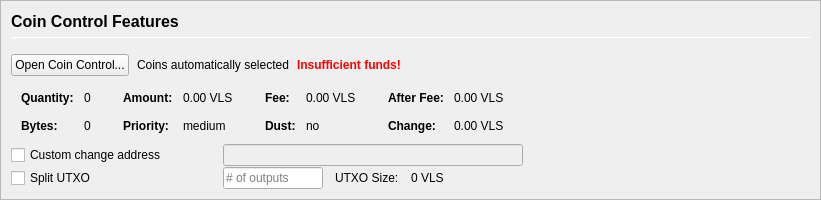
         <widget class="QFrame" name="frameCoinControl">
          <property name="sizePolicy">
           <sizepolicy hsizetype="Expanding" vsizetype="Expanding">
            <horstretch>0</horstretch>
            <verstretch>0</verstretch>
           </sizepolicy>
          </property>
          <property name="maximumSize">
           <size>
            <width>16777215</width>
            <height>16777215</height>
           </size>
          </property>
          <property name="frameShape">
           <enum>QFrame::StyledPanel</enum>
          </property>
          <property name="frameShadow">
           <enum>QFrame::Sunken</enum>
          </property>
          <layout class="QVBoxLayout" name="verticalLayoutCoinControl2">
           <property name="spacing">
            <number>0</number>
           </property>
           <property name="leftMargin">
            <number>0</number>
           </property>
           <property name="topMargin">
            <number>0</number>
           </property>
           <property name="rightMargin">
            <number>0</number>
           </property>
           <property name="bottomMargin">
            <number>0</number>
           </property>
           <item>
            <widget class="QFrame" name="frameCoinControl_BG">
             <layout class="QVBoxLayout" name="verticalLayoutCoinControl" stretch="0,0,0,0,0,0">
              <property name="spacing">
               <number>1</number>
              </property>
              <property name="leftMargin">
               <number>10</number>
              </property>
              <property name="topMargin">
               <number>10</number>
              </property>
              <item>
               <layout class="QHBoxLayout" name="horizontalLayoutCoinControl1">
                <property name="bottomMargin">
                 <number>15</number>
                </property>
                <item>
                 <layout class="QVBoxLayout" name="verticalLayout_3">
                  <property name="spacing">
                   <number>6</number>
                  </property>
                  <item>
                   <widget class="QLabel" name="labelCoinControlFeatures">
                    <property name="sizePolicy">
                     <sizepolicy hsizetype="Preferred" vsizetype="Maximum">
                      <horstretch>0</horstretch>
                      <verstretch>0</verstretch>
                     </sizepolicy>
                    </property>
                    <property name="minimumSize">
                     <size>
                      <width>0</width>
                      <height>20</height>
                     </size>
                    </property>
                    <property name="font">
                     <font>
                      <pointsize>12</pointsize>
                      <weight>75</weight>
                      <bold>true</bold>
                     </font>
                    </property>
                    <property name="styleSheet">
                     <string notr="true">font-weight:bold;</string>
                    </property>
                    <property name="text">
                     <string>Coin Control Features</string>
                    </property>
                   </widget>
                  </item>
                  <item>
                   <widget class="Line" name="line">
                    <property name="minimumSize">
                     <size>
                      <width>0</width>
                      <height>1</height>
                     </size>
                    </property>
                    <property name="maximumSize">
                     <size>
                      <width>16777215</width>
                      <height>1</height>
                     </size>
                    </property>
                    <property name="orientation">
                     <enum>Qt::Horizontal</enum>
                    </property>
                   </widget>
                  </item>
                 </layout>
                </item>
               </layout>
              </item>
              <item>
               <layout class="QHBoxLayout" name="horizontalLayoutCoinControl2" stretch="0,0,0,0">
                <property name="spacing">
                 <number>8</number>
                </property>
                <property name="bottomMargin">
                 <number>10</number>
                </property>
                <item>
                 <widget class="QPushButton" name="pushButtonCoinControl">
                  <property name="styleSheet">
                   <string notr="true"/>
                  </property>
                  <property name="text">
                   <string>Open Coin Control...</string>
                  </property>
                  <property name="autoDefault">
                   <bool>false</bool>
                  </property>
                 </widget>
                </item>
                <item>
                 <widget class="QLabel" name="labelCoinControlAutomaticallySelected">
                  <property name="text">
                   <string>Coins automatically selected</string>
                  </property>
                  <property name="margin">
                   <number>5</number>
                  </property>
                 </widget>
                </item>
                <item>
                 <widget class="QLabel" name="labelCoinControlInsuffFunds">
                  <property name="font">
                   <font>
                    <weight>75</weight>
                    <bold>true</bold>
                   </font>
                  </property>
                  <property name="styleSheet">
                   <string notr="true">color:red;font-weight:bold;</string>
                  </property>
                  <property name="text">
                   <string>Insufficient funds!</string>
                  </property>
                  <property name="margin">
                   <number>5</number>
                  </property>
                 </widget>
                </item>
                <item>
                 <spacer name="horizontalSpacerCoinControl">
                  <property name="orientation">
                   <enum>Qt::Horizontal</enum>
                  </property>
                  <property name="sizeHint" stdset="0">
                   <size>
                    <width>40</width>
                    <height>1</height>
                   </size>
                  </property>
                 </spacer>
                </item>
               </layout>
              </item>
              <item>
               <widget class="QWidget" name="widgetCoinControl" native="true">
                <property name="sizePolicy">
                 <sizepolicy hsizetype="Preferred" vsizetype="Preferred">
                  <horstretch>0</horstretch>
                  <verstretch>0</verstretch>
                 </sizepolicy>
                </property>
                <property name="minimumSize">
                 <size>
                  <width>0</width>
                  <height>0</height>
                 </size>
                </property>
                <property name="styleSheet">
                 <string notr="true"/>
                </property>
                <layout class="QHBoxLayout" name="horizontalLayoutCoinControl5">
                 <property name="leftMargin">
                  <number>0</number>
                 </property>
                 <property name="topMargin">
                  <number>0</number>
                 </property>
                 <property name="rightMargin">
                  <number>0</number>
                 </property>
                 <property name="bottomMargin">
                  <number>0</number>
                 </property>
                 <item>
                  <layout class="QHBoxLayout" name="horizontalLayoutCoinControl3" stretch="0,0,0,1">
                   <property name="spacing">
                    <number>20</number>
                   </property>
                   <property name="topMargin">
                    <number>0</number>
                   </property>
                   <property name="bottomMargin">
                    <number>10</number>
                   </property>
                   <item>
                    <layout class="QFormLayout" name="formLayoutCoinControl1">
                     <property name="horizontalSpacing">
                      <number>10</number>
                     </property>
                     <property name="verticalSpacing">
                      <number>14</number>
                     </property>
                     <property name="leftMargin">
                      <number>10</number>
                     </property>
                     <property name="topMargin">
                      <number>4</number>
                     </property>
                     <property name="rightMargin">
                      <number>6</number>
                     </property>
                     <item row="0" column="0">
                      <widget class="QLabel" name="labelCoinControlQuantityText">
                       <property name="font">
                        <font>
                         <weight>75</weight>
                         <bold>true</bold>
                        </font>
                       </property>
                       <property name="text">
                        <string>Quantity:</string>
                       </property>
                       <property name="margin">
                        <number>0</number>
                       </property>
                      </widget>
                     </item>
                     <item row="0" column="1">
                      <widget class="QLabel" name="labelCoinControlQuantity">
                       <property name="cursor">
                        <cursorShape>IBeamCursor</cursorShape>
                       </property>
                       <property name="contextMenuPolicy">
                        <enum>Qt::ActionsContextMenu</enum>
                       </property>
                       <property name="text">
                        <string notr="true">0</string>
                       </property>
                       <property name="margin">
                        <number>0</number>
                       </property>
                       <property name="textInteractionFlags">
                        <set>Qt::LinksAccessibleByMouse|Qt::TextSelectableByKeyboard|Qt::TextSelectableByMouse</set>
                       </property>
                      </widget>
                     </item>
                     <item row="1" column="0">
                      <widget class="QLabel" name="labelCoinControlBytesText">
                       <property name="font">
                        <font>
                         <weight>75</weight>
                         <bold>true</bold>
                        </font>
                       </property>
                       <property name="text">
                        <string>Bytes:</string>
                       </property>
                      </widget>
                     </item>
                     <item row="1" column="1">
                      <widget class="QLabel" name="labelCoinControlBytes">
                       <property name="cursor">
                        <cursorShape>IBeamCursor</cursorShape>
                       </property>
                       <property name="contextMenuPolicy">
                        <enum>Qt::ActionsContextMenu</enum>
                       </property>
                       <property name="text">
                        <string notr="true">0</string>
                       </property>
                       <property name="textInteractionFlags">
                        <set>Qt::LinksAccessibleByMouse|Qt::TextSelectableByKeyboard|Qt::TextSelectableByMouse</set>
                       </property>
                      </widget>
                     </item>
                    </layout>
                   </item>
                   <item>
                    <layout class="QFormLayout" name="formLayoutCoinControl2">
                     <property name="horizontalSpacing">
                      <number>10</number>
                     </property>
                     <property name="verticalSpacing">
                      <number>14</number>
                     </property>
                     <property name="leftMargin">
                      <number>6</number>
                     </property>
                     <property name="topMargin">
                      <number>4</number>
                     </property>
                     <property name="rightMargin">
                      <number>6</number>
                     </property>
                     <item row="0" column="0">
                      <widget class="QLabel" name="labelCoinControlAmountText">
                       <property name="font">
                        <font>
                         <weight>75</weight>
                         <bold>true</bold>
                        </font>
                       </property>
                       <property name="text">
                        <string>Amount:</string>
                       </property>
                       <property name="margin">
                        <number>0</number>
                       </property>
                      </widget>
                     </item>
                     <item row="0" column="1">
                      <widget class="QLabel" name="labelCoinControlAmount">
                       <property name="cursor">
                        <cursorShape>IBeamCursor</cursorShape>
                       </property>
                       <property name="contextMenuPolicy">
                        <enum>Qt::ActionsContextMenu</enum>
                       </property>
                       <property name="text">
                        <string notr="true">0.00 VLS</string>
                       </property>
                       <property name="textInteractionFlags">
                        <set>Qt::LinksAccessibleByMouse|Qt::TextSelectableByKeyboard|Qt::TextSelectableByMouse</set>
                       </property>
                      </widget>
                     </item>
                     <item row="1" column="0">
                      <widget class="QLabel" name="labelCoinControlPriorityText">
                       <property name="font">
                        <font>
                         <weight>75</weight>
                         <bold>true</bold>
                        </font>
                       </property>
                       <property name="text">
                        <string>Priority:</string>
                       </property>
                      </widget>
                     </item>
                     <item row="1" column="1">
                      <widget class="QLabel" name="labelCoinControlPriority">
                       <property name="cursor">
                        <cursorShape>IBeamCursor</cursorShape>
                       </property>
                       <property name="contextMenuPolicy">
                        <enum>Qt::ActionsContextMenu</enum>
                       </property>
                       <property name="text">
                        <string>medium</string>
                       </property>
                       <property name="textInteractionFlags">
                        <set>Qt::LinksAccessibleByMouse|Qt::TextSelectableByKeyboard|Qt::TextSelectableByMouse</set>
                       </property>
                      </widget>
                     </item>
                    </layout>
                   </item>
                   <item>
                    <layout class="QFormLayout" name="formLayoutCoinControl3">
                     <property name="horizontalSpacing">
                      <number>10</number>
                     </property>
                     <property name="verticalSpacing">
                      <number>14</number>
                     </property>
                     <property name="leftMargin">
                      <number>6</number>
                     </property>
                     <property name="topMargin">
                      <number>4</number>
                     </property>
                     <property name="rightMargin">
                      <number>6</number>
                     </property>
                     <item row="0" column="0">
                      <widget class="QLabel" name="labelCoinControlFeeText">
                       <property name="font">
                        <font>
                         <weight>75</weight>
                         <bold>true</bold>
                        </font>
                       </property>
                       <property name="text">
                        <string>Fee:</string>
                       </property>
                       <property name="margin">
                        <number>0</number>
                       </property>
                      </widget>
                     </item>
                     <item row="0" column="1">
                      <widget class="QLabel" name="labelCoinControlFee">
                       <property name="cursor">
                        <cursorShape>IBeamCursor</cursorShape>
                       </property>
                       <property name="contextMenuPolicy">
                        <enum>Qt::ActionsContextMenu</enum>
                       </property>
                       <property name="text">
                        <string notr="true">0.00 VLS</string>
                       </property>
                       <property name="textInteractionFlags">
                        <set>Qt::LinksAccessibleByMouse|Qt::TextSelectableByKeyboard|Qt::TextSelectableByMouse</set>
                       </property>
                      </widget>
                     </item>
                     <item row="1" column="0">
                      <widget class="QLabel" name="labelCoinControlLowOutputText">
                       <property name="font">
                        <font>
                         <weight>75</weight>
                         <bold>true</bold>
                        </font>
                       </property>
                       <property name="text">
                        <string>Dust:</string>
                       </property>
                      </widget>
                     </item>
                     <item row="1" column="1">
                      <widget class="QLabel" name="labelCoinControlLowOutput">
                       <property name="cursor">
                        <cursorShape>IBeamCursor</cursorShape>
                       </property>
                       <property name="contextMenuPolicy">
                        <enum>Qt::ActionsContextMenu</enum>
                       </property>
                       <property name="text">
                        <string>no</string>
                       </property>
                       <property name="textInteractionFlags">
                        <set>Qt::LinksAccessibleByMouse|Qt::TextSelectableByKeyboard|Qt::TextSelectableByMouse</set>
                       </property>
                      </widget>
                     </item>
                    </layout>
                   </item>
                   <item>
                    <layout class="QFormLayout" name="formLayoutCoinControl4">
                     <property name="horizontalSpacing">
                      <number>10</number>
                     </property>
                     <property name="verticalSpacing">
                      <number>14</number>
                     </property>
                     <property name="leftMargin">
                      <number>6</number>
                     </property>
                     <property name="topMargin">
                      <number>4</number>
                     </property>
                     <property name="rightMargin">
                      <number>6</number>
                     </property>
                     <item row="0" column="0">
                      <widget class="QLabel" name="labelCoinControlAfterFeeText">
                       <property name="font">
                        <font>
                         <weight>75</weight>
                         <bold>true</bold>
                        </font>
                       </property>
                       <property name="text">
                        <string>After Fee:</string>
                       </property>
                       <property name="margin">
                        <number>0</number>
                       </property>
                      </widget>
                     </item>
                     <item row="0" column="1">
                      <widget class="QLabel" name="labelCoinControlAfterFee">
                       <property name="cursor">
                        <cursorShape>IBeamCursor</cursorShape>
                       </property>
                       <property name="contextMenuPolicy">
                        <enum>Qt::ActionsContextMenu</enum>
                       </property>
                       <property name="text">
                        <string notr="true">0.00 VLS</string>
                       </property>
                       <property name="textInteractionFlags">
                        <set>Qt::LinksAccessibleByMouse|Qt::TextSelectableByKeyboard|Qt::TextSelectableByMouse</set>
                       </property>
                      </widget>
                     </item>
                     <item row="1" column="0">
                      <widget class="QLabel" name="labelCoinControlChangeText">
                       <property name="font">
                        <font>
                         <weight>75</weight>
                         <bold>true</bold>
                        </font>
                       </property>
                       <property name="text">
                        <string>Change:</string>
                       </property>
                      </widget>
                     </item>
                     <item row="1" column="1">
                      <widget class="QLabel" name="labelCoinControlChange">
                       <property name="cursor">
                        <cursorShape>IBeamCursor</cursorShape>
                       </property>
                       <property name="contextMenuPolicy">
                        <enum>Qt::ActionsContextMenu</enum>
                       </property>
                       <property name="text">
                        <string notr="true">0.00 VLS</string>
                       </property>
                       <property name="textInteractionFlags">
                        <set>Qt::LinksAccessibleByMouse|Qt::TextSelectableByKeyboard|Qt::TextSelectableByMouse</set>
                       </property>
                      </widget>
                     </item>
                    </layout>
                   </item>
                  </layout>
                 </item>
                </layout>
               </widget>
              </item>
              <item>
               <layout class="QHBoxLayout" name="horizontalLayoutCoinControl4">
                <property name="spacing">
                 <number>12</number>
                </property>
                <property name="sizeConstraint">
                 <enum>QLayout::SetDefaultConstraint</enum>
                </property>
                <property name="topMargin">
                 <number>0</number>
                </property>
                <property name="rightMargin">
                 <number>0</number>
                </property>
                <item>
                 <widget class="QCheckBox" name="checkBoxCoinControlChange">
                  <property name="sizePolicy">
                   <sizepolicy hsizetype="Preferred" vsizetype="Preferred">
                    <horstretch>0</horstretch>
                    <verstretch>0</verstretch>
                   </sizepolicy>
                  </property>
                  <property name="minimumSize">
                   <size>
                    <width>200</width>
                    <height>0</height>
                   </size>
                  </property>
                  <property name="maximumSize">
                   <size>
                    <width>200</width>
                    <height>16777215</height>
                   </size>
                  </property>
                  <property name="toolTip">
                   <string>If this is activated, but the change address is empty or invalid, change will be sent to a newly generated address.</string>
                  </property>
                  <property name="text">
                   <string>Custom change address</string>
                  </property>
                 </widget>
                </item>
                <item>
                 <widget class="QValidatedLineEdit" name="lineEditCoinControlChange">
                  <property name="enabled">
                   <bool>false</bool>
                  </property>
                  <property name="sizePolicy">
                   <sizepolicy hsizetype="Preferred" vsizetype="Preferred">
                    <horstretch>0</horstretch>
                    <verstretch>0</verstretch>
                   </sizepolicy>
                  </property>
                  <property name="minimumSize">
                   <size>
                    <width>300</width>
                    <height>0</height>
                   </size>
                  </property>
                 </widget>
                </item>
                <item>
                 <widget class="QLabel" name="labelCoinControlChangeLabel">
                  <property name="sizePolicy">
                   <sizepolicy hsizetype="Preferred" vsizetype="Preferred">
                    <horstretch>0</horstretch>
                    <verstretch>0</verstretch>
                   </sizepolicy>
                  </property>
                  <property name="minimumSize">
                   <size>
                    <width>100</width>
                    <height>0</height>
                   </size>
                  </property>
                  <property name="text">
                   <string/>
                  </property>
                  <property name="margin">
                   <number>3</number>
                  </property>
                 </widget>
                </item>
               </layout>
              </item>
              <item>
               <layout class="QHBoxLayout" name="horizontalLayoutCoinControl6">
                <property name="spacing">
                 <number>12</number>
                </property>
                <property name="rightMargin">
                 <number>0</number>
                </property>
                <item>
                 <widget class="QCheckBox" name="splitBlockCheckBox">
                  <property name="sizePolicy">
                   <sizepolicy hsizetype="Preferred" vsizetype="Preferred">
                    <horstretch>0</horstretch>
                    <verstretch>0</verstretch>
                   </sizepolicy>
                  </property>
                  <property name="minimumSize">
                   <size>
                    <width>200</width>
                    <height>0</height>
                   </size>
                  </property>
                  <property name="maximumSize">
                   <size>
                    <width>200</width>
                    <height>16777215</height>
                   </size>
                  </property>
                  <property name="text">
                   <string>Split UTXO</string>
                  </property>
                 </widget>
                </item>
                <item>
                 <widget class="QLineEdit" name="splitBlockLineEdit">
                  <property name="sizePolicy">
                   <sizepolicy hsizetype="Preferred" vsizetype="Preferred">
                    <horstretch>50</horstretch>
                    <verstretch>0</verstretch>
                   </sizepolicy>
                  </property>
                  <property name="minimumSize">
                   <size>
                    <width>100</width>
                    <height>0</height>
                   </size>
                  </property>
                  <property name="maximumSize">
                   <size>
                    <width>100</width>
                    <height>16777215</height>
                   </size>
                  </property>
                  <property name="placeholderText">
                   <string># of outputs</string>
                  </property>
                 </widget>
                </item>
                <item>
                 <widget class="QLabel" name="labelBlockSizeText">
                  <property name="text">
                   <string>UTXO Size:</string>
                  </property>
                 </widget>
                </item>
                <item>
                 <widget class="QLabel" name="labelBlockSize">
                  <property name="text">
                   <string>0 VLS</string>
                  </property>
                 </widget>
                </item>
                <item>
                 <spacer name="horizontalSpacer_7">
                  <property name="orientation">
                   <enum>Qt::Horizontal</enum>
                  </property>
                  <property name="sizeHint" stdset="0">
                   <size>
                    <width>40</width>
                    <height>20</height>
                   </size>
                  </property>
                 </spacer>
                </item>
               </layout>
              </item>
              <item>
               <spacer name="verticalSpacerCoinControl">
                <property name="orientation">
                 <enum>Qt::Vertical</enum>
                </property>
                <property name="sizeHint" stdset="0">
                 <size>
                  <width>800</width>
                  <height>1</height>
                 </size>
                </property>
               </spacer>
              </item>
             </layout>
            </widget>
           </item>
          </layout>
         </widget>
